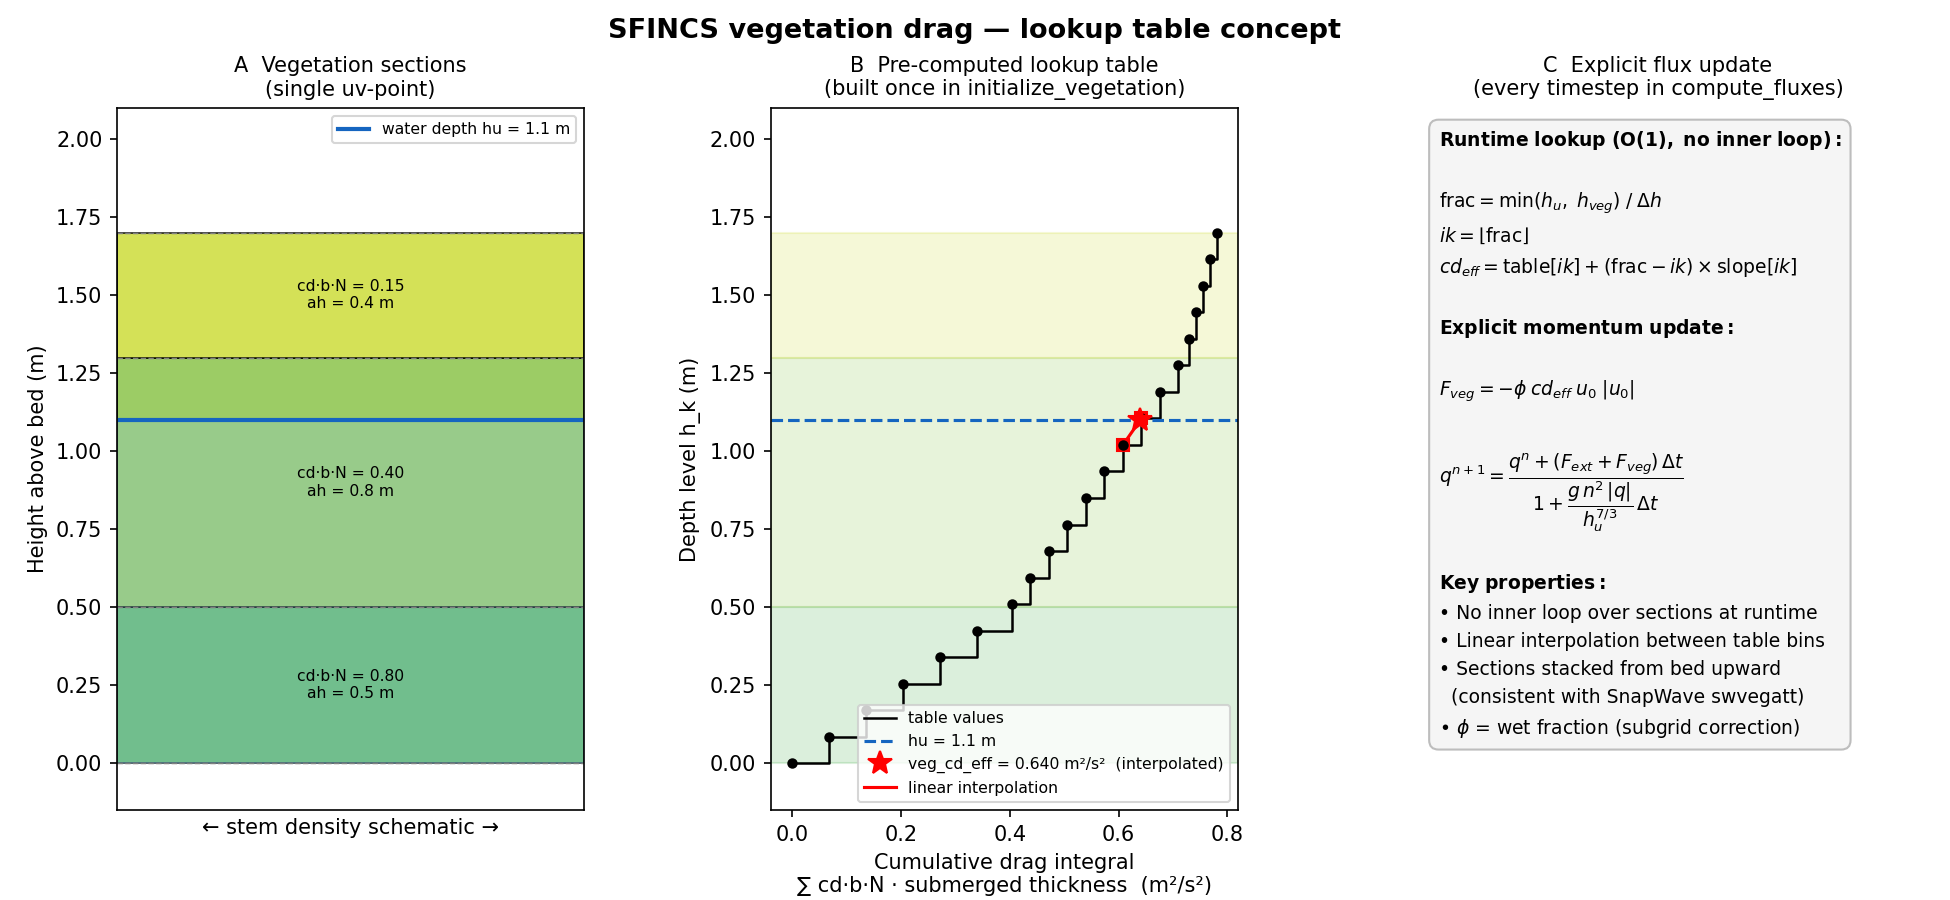

The script that saved this image:
"""
Visualisation of SFINCS vegetation drag lookup table concept.
Run with:  python vegetation_lookup_figure.py
"""

import numpy as np
import matplotlib.pyplot as plt
import matplotlib.patches as mpatches
from matplotlib.gridspec import GridSpec

# --------------------------------------------------------------------------
# Example vegetation: 3 vertical sections stacked from bed
# --------------------------------------------------------------------------
sections = [
    {"ah": 0.5, "cd_wd": 0.8,  "label": "section 1\n(dense canopy base)", "color": "#4CAF50"},
    {"ah": 0.8, "cd_wd": 0.4,  "label": "section 2\n(mid canopy)",         "color": "#8BC34A"},
    {"ah": 0.4, "cd_wd": 0.15, "label": "section 3\n(sparse canopy top)",  "color": "#CDDC39"},
]

# Cumulative section boundaries
bottoms = [0.0]
for s in sections:
    bottoms.append(bottoms[-1] + s["ah"])
tops = bottoms[1:]
h_veg_total = bottoms[-1]   # = 1.7 m

# --------------------------------------------------------------------------
# Build lookup table (vegetation_nlookup = 20)
# --------------------------------------------------------------------------
nlookup = 20
dh = h_veg_total / nlookup
h_nodes = np.arange(0, nlookup + 1) * dh   # shape (21,)

table = np.zeros(nlookup + 1)
for k in range(1, nlookup + 1):
    h_k = k * dh
    sec_bot = 0.0
    for s in sections:
        sec_top = sec_bot + s["ah"]
        table[k] += s["cd_wd"] * max(0.0, min(sec_top, h_k) - sec_bot)
        sec_bot = sec_top

slope_table = np.diff(table)   # length nlookup

# --------------------------------------------------------------------------
# Runtime lookup example: water depth hu
# --------------------------------------------------------------------------
hu = 1.1   # example water depth at a timestep
hu_eff = min(hu, h_veg_total)
frac = hu_eff / dh
ik = min(int(frac), nlookup - 1)
frac_r = frac - ik
veg_cd_eff = table[ik] + frac_r * slope_table[ik]

# --------------------------------------------------------------------------
# Plot
# --------------------------------------------------------------------------
fig = plt.figure(figsize=(13, 6))
fig.suptitle("SFINCS vegetation drag — lookup table concept", fontsize=13, fontweight="bold")
gs = GridSpec(1, 3, figure=fig, wspace=0.40, left=0.06, right=0.97, top=0.88, bottom=0.10)

# ── Panel A: vegetation sections ─────────────────────────────────────────
ax1 = fig.add_subplot(gs[0])
ax1.set_title("A  Vegetation sections\n(single uv-point)", fontsize=10)

for i, s in enumerate(sections):
    ax1.barh(
        bottoms[i] + s["ah"] / 2, 1.0,
        height=s["ah"], left=0,
        color=s["color"], edgecolor="k", linewidth=0.8, alpha=0.85
    )
    ax1.text(
        0.5, bottoms[i] + s["ah"] / 2,
        f'cd·b·N = {s["cd_wd"]:.2f}\nah = {s["ah"]} m',
        ha="center", va="center", fontsize=7.5
    )
    # section boundary lines
    ax1.axhline(bottoms[i], color="gray", lw=0.7, ls="--")

ax1.axhline(h_veg_total, color="gray", lw=0.7, ls="--")
ax1.set_xlim(0, 1); ax1.set_xticks([])
ax1.set_ylim(-0.15, 2.1)
ax1.set_ylabel("Height above bed (m)")
ax1.set_xlabel("← stem density schematic →")

# water surface at hu
ax1.axhline(hu, color="#1565C0", lw=2, ls="-", label=f"water depth hu = {hu} m")
ax1.fill_betweenx([0, hu], 0, 1, color="#90CAF9", alpha=0.25)
ax1.legend(fontsize=7.5, loc="upper right")

# ── Panel B: lookup table ─────────────────────────────────────────────────
ax2 = fig.add_subplot(gs[1])
ax2.set_title("B  Pre-computed lookup table\n(built once in initialize_vegetation)", fontsize=10)

ax2.step(table, h_nodes, where="post", color="k", lw=1.2, label="table values")
ax2.plot(table, h_nodes, "o", color="k", ms=4, zorder=5)

# shade each section contribution band
sec_bot = 0.0
for s in sections:
    sec_top = sec_bot + s["ah"]
    ax2.axhspan(sec_bot, sec_top, color=s["color"], alpha=0.20)
    sec_bot = sec_top

# interpolation at hu
ax2.axhline(hu_eff, color="#1565C0", lw=1.5, ls="--", label=f"hu = {hu} m")
ax2.plot(veg_cd_eff, hu_eff, "*", color="red", ms=12, zorder=10,
         label=f"veg_cd_eff = {veg_cd_eff:.3f} m²/s²  (interpolated)")

# show interpolation bracket
ax2.plot([table[ik], table[ik+1]], [h_nodes[ik], h_nodes[ik+1]],
         "r-", lw=1.5, label="linear interpolation")
ax2.plot([table[ik], table[ik+1]], [h_nodes[ik], h_nodes[ik+1]],
         "rs", ms=6)

ax2.set_xlabel("Cumulative drag integral\n∑ cd·b·N · submerged thickness  (m²/s²)")
ax2.set_ylabel("Depth level h_k (m)")
ax2.set_ylim(-0.15, 2.1)
ax2.legend(fontsize=7.5, loc="lower right")

# ── Panel C: flux update (implicit) ──────────────────────────────────────
ax3 = fig.add_subplot(gs[2])
ax3.set_title("C  Explicit flux update\n(every timestep in compute_fluxes)", fontsize=10)
ax3.axis("off")

textblock = (
    r"$\bf{Runtime\ lookup\ (O(1),\ no\ inner\ loop):}$" + "\n\n"
    r"$\mathrm{frac} = \min(h_u,\; h_{veg}) \;/\; \Delta h$" + "\n"
    r"$ik = \lfloor \mathrm{frac} \rfloor$" + "\n"
    r"$cd_{eff} = \mathrm{table}[ik] + (\mathrm{frac}-ik)\times\mathrm{slope}[ik]$" + "\n\n"
    r"$\bf{Explicit\ momentum\ update:}$" + "\n\n"
    r"$F_{veg} = -\phi\;cd_{eff}\;u_0\;|u_0|$" + "\n\n"
    r"$q^{n+1} = \dfrac{q^n + (F_{ext} + F_{veg})\,\Delta t}"
    r"{1 + \dfrac{g\,n^2\,|q|}{h_u^{7/3}}\,\Delta t}$"
    + "\n\n"
    r"$\bf{Key\ properties:}$" + "\n"
    "• No inner loop over sections at runtime\n"
    "• Linear interpolation between table bins\n"
    "• Sections stacked from bed upward\n"
    "  (consistent with SnapWave swvegatt)\n"
    r"• $\phi$ = wet fraction (subgrid correction)"
)

ax3.text(0.03, 0.97, textblock, transform=ax3.transAxes,
         fontsize=9, va="top", ha="left",
         bbox=dict(boxstyle="round,pad=0.5", fc="#F5F5F5", ec="#BDBDBD"),
         linespacing=1.6)

plt.savefig("vegetation_lookup_figure.png", dpi=150)
print("Saved: vegetation_lookup_figure.png")
plt.show()
